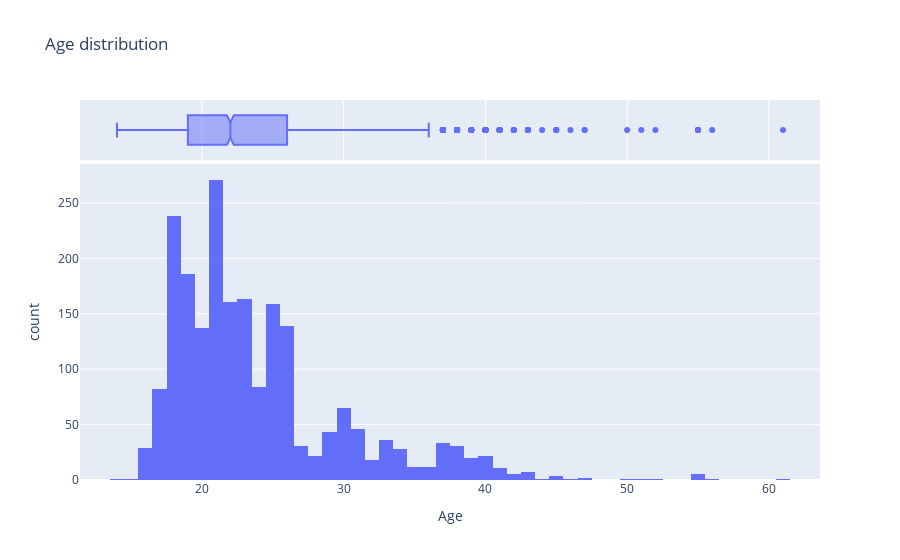

The code cell stored with this chart in its notebook:
### Code cell
px.histogram(
    df_obesity,
    x="idade",
    marginal="box",
    title="Age distribution",
    labels={"idade": "Age"},
)

### Figure 1 — Plotly figure (JSON) as saved in the notebook; plotly's stock layout.template omitted (floating-point values rounded to 4 significant figures; data arrays with more than 128 entries replaced by an {"elided": "..."} marker saying what was removed)
{"data": [{"alignmentgroup": "True", "bingroup": "x", "hovertemplate": "Age=%{x}<br>count=%{y}<extra></extra>", "legendgroup": "", "marker": {"color": "#636efa", "pattern": {"shape": ""}}, "name": "", "offsetgroup": "", "orientation": "v", "showlegend": false, "type": "histogram", "x": {"elided": "2111 int values"}, "xaxis": "x", "yaxis": "y"}, {"alignmentgroup": "True", "hovertemplate": "Age=%{x}<extra></extra>", "legendgroup": "", "marker": {"color": "#636efa"}, "name": "", "notched": true, "offsetgroup": "", "showlegend": false, "type": "box", "x": {"elided": "2111 int values"}, "xaxis": "x2", "yaxis": "y2"}], "layout": {"barmode": "relative", "legend": {"tracegroupgap": 0}, "title": {"text": "Age distribution"}, "xaxis": {"anchor": "y", "domain": [0, 1], "title": {"text": "Age"}}, "xaxis2": {"anchor": "y2", "domain": [0, 1], "matches": "x", "showgrid": true, "showticklabels": false}, "yaxis": {"anchor": "x", "domain": [0, 0.8316], "title": {"text": "count"}}, "yaxis2": {"anchor": "x2", "domain": [0.8416, 1], "matches": "y2", "showgrid": false, "showline": false, "showticklabels": false, "ticks": ""}}}
